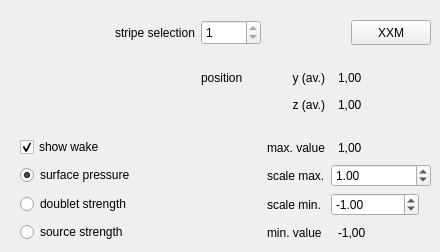
      <widget class="QWidget" name="graphSection">
       <attribute name="title">
        <string>Section</string>
       </attribute>
       <widget class="QWidget" name="gridLayoutWidget_8">
        <property name="geometry">
         <rect>
          <x>20</x>
          <y>20</y>
          <width>411</width>
          <height>223</height>
         </rect>
        </property>
        <layout class="QGridLayout" name="graphicsSectionPanelingLayout">
         <item row="9" column="0">
          <widget class="QRadioButton" name="graphicsSectionRenderCP">
           <property name="sizePolicy">
            <sizepolicy hsizetype="MinimumExpanding" vsizetype="Fixed">
             <horstretch>0</horstretch>
             <verstretch>0</verstretch>
            </sizepolicy>
           </property>
           <property name="text">
            <string>surface pressure</string>
           </property>
           <property name="checked">
            <bool>true</bool>
           </property>
          </widget>
         </item>
         <item row="10" column="3">
          <widget class="QDoubleSpinBox" name="doubleGraphicsSectionScaleMin">
           <property name="sizePolicy">
            <sizepolicy hsizetype="Fixed" vsizetype="Fixed">
             <horstretch>1</horstretch>
             <verstretch>0</verstretch>
            </sizepolicy>
           </property>
           <property name="minimumSize">
            <size>
             <width>80</width>
             <height>21</height>
            </size>
           </property>
           <property name="baseSize">
            <size>
             <width>80</width>
             <height>0</height>
            </size>
           </property>
           <property name="minimum">
            <double>-1000000000.000000000000000</double>
           </property>
           <property name="maximum">
            <double>1000000000.000000000000000</double>
           </property>
           <property name="singleStep">
            <double>0.100000000000000</double>
           </property>
           <property name="value">
            <double>-1.000000000000000</double>
           </property>
          </widget>
         </item>
         <item row="11" column="3">
          <widget class="QLabel" name="graphicsSectionRangeMin">
           <property name="sizePolicy">
            <sizepolicy hsizetype="Fixed" vsizetype="Preferred">
             <horstretch>0</horstretch>
             <verstretch>0</verstretch>
            </sizepolicy>
           </property>
           <property name="minimumSize">
            <size>
             <width>0</width>
             <height>21</height>
            </size>
           </property>
           <property name="baseSize">
            <size>
             <width>80</width>
             <height>0</height>
            </size>
           </property>
           <property name="text">
            <string>-1,00</string>
           </property>
           <property name="indent">
            <number>7</number>
           </property>
          </widget>
         </item>
         <item row="10" column="0">
          <widget class="QRadioButton" name="graphicsSectionRenderDoublet">
           <property name="sizePolicy">
            <sizepolicy hsizetype="MinimumExpanding" vsizetype="Fixed">
             <horstretch>0</horstretch>
             <verstretch>0</verstretch>
            </sizepolicy>
           </property>
           <property name="text">
            <string>doublet strength</string>
           </property>
          </widget>
         </item>
         <item row="0" column="3">
          <widget class="QPushButton" name="graphicsSectionSelectModel">
           <property name="enabled">
            <bool>true</bool>
           </property>
           <property name="sizePolicy">
            <sizepolicy hsizetype="Fixed" vsizetype="Fixed">
             <horstretch>0</horstretch>
             <verstretch>0</verstretch>
            </sizepolicy>
           </property>
           <property name="minimumSize">
            <size>
             <width>60</width>
             <height>25</height>
            </size>
           </property>
           <property name="baseSize">
            <size>
             <width>60</width>
             <height>25</height>
            </size>
           </property>
           <property name="layoutDirection">
            <enum>Qt::RightToLeft</enum>
           </property>
           <property name="text">
            <string>XXM</string>
           </property>
          </widget>
         </item>
         <item row="9" column="2">
          <widget class="QLabel" name="labelGraphicsSectionScaleMax">
           <property name="text">
            <string>scale max.</string>
           </property>
          </widget>
         </item>
         <item row="4" column="0">
          <spacer name="verticalSpacer_3">
           <property name="orientation">
            <enum>Qt::Vertical</enum>
           </property>
           <property name="sizeType">
            <enum>QSizePolicy::MinimumExpanding</enum>
           </property>
           <property name="sizeHint" stdset="0">
            <size>
             <width>20</width>
             <height>13</height>
            </size>
           </property>
          </spacer>
         </item>
         <item row="7" column="0">
          <spacer name="verticalSpacer_4">
           <property name="orientation">
            <enum>Qt::Vertical</enum>
           </property>
           <property name="sizeType">
            <enum>QSizePolicy::MinimumExpanding</enum>
           </property>
           <property name="sizeHint" stdset="0">
            <size>
             <width>20</width>
             <height>13</height>
            </size>
           </property>
          </spacer>
         </item>
         <item row="10" column="2">
          <widget class="QLabel" name="labelGraphicsSectionScaleMin">
           <property name="text">
            <string>scale min.</string>
           </property>
          </widget>
         </item>
         <item row="11" column="0">
          <widget class="QRadioButton" name="graphicsSectionRenderSource">
           <property name="sizePolicy">
            <sizepolicy hsizetype="MinimumExpanding" vsizetype="Fixed">
             <horstretch>0</horstretch>
             <verstretch>0</verstretch>
            </sizepolicy>
           </property>
           <property name="text">
            <string>source strength</string>
           </property>
          </widget>
         </item>
         <item row="9" column="3">
          <widget class="QDoubleSpinBox" name="doubleGraphicsSectionScaleMax">
           <property name="enabled">
            <bool>true</bool>
           </property>
           <property name="sizePolicy">
            <sizepolicy hsizetype="Fixed" vsizetype="Fixed">
             <horstretch>1</horstretch>
             <verstretch>0</verstretch>
            </sizepolicy>
           </property>
           <property name="minimumSize">
            <size>
             <width>100</width>
             <height>21</height>
            </size>
           </property>
           <property name="baseSize">
            <size>
             <width>80</width>
             <height>22</height>
            </size>
           </property>
           <property name="prefix">
            <string notr="true"/>
           </property>
           <property name="suffix">
            <string notr="true"/>
           </property>
           <property name="minimum">
            <double>-1000000000.000000000000000</double>
           </property>
           <property name="maximum">
            <double>1000000000.000000000000000</double>
           </property>
           <property name="singleStep">
            <double>0.100000000000000</double>
           </property>
           <property name="value">
            <double>1.000000000000000</double>
           </property>
          </widget>
         </item>
         <item row="11" column="2">
          <widget class="QLabel" name="labelGraphicsSectionRangeMin">
           <property name="text">
            <string>min. value</string>
           </property>
          </widget>
         </item>
         <item row="0" column="1">
          <widget class="QSpinBox" name="graphicsSectionSelectStripe">
           <property name="minimumSize">
            <size>
             <width>60</width>
             <height>25</height>
            </size>
           </property>
           <property name="font">
            <font>
             <pointsize>9</pointsize>
             <weight>50</weight>
             <bold>false</bold>
            </font>
           </property>
           <property name="minimum">
            <number>1</number>
           </property>
           <property name="maximum">
            <number>1</number>
           </property>
          </widget>
         </item>
         <item row="8" column="2">
          <widget class="QLabel" name="labelGraphicsSectionRangeMax">
           <property name="text">
            <string>max. value</string>
           </property>
          </widget>
         </item>
         <item row="0" column="0" alignment="Qt::AlignRight">
          <widget class="QLabel" name="labelGraphicsSectionSelect">
           <property name="text">
            <string>stripe selection</string>
           </property>
           <property name="margin">
            <number>4</number>
           </property>
          </widget>
         </item>
         <item row="5" column="2">
          <widget class="QLabel" name="labelGraphicsSectionY">
           <property name="text">
            <string>y (av.)</string>
           </property>
           <property name="alignment">
            <set>Qt::AlignRight|Qt::AlignTrailing|Qt::AlignVCenter</set>
           </property>
          </widget>
         </item>
         <item row="8" column="3">
          <widget class="QLabel" name="graphicsSectionRangeMax">
           <property name="sizePolicy">
            <sizepolicy hsizetype="Fixed" vsizetype="Preferred">
             <horstretch>0</horstretch>
             <verstretch>0</verstretch>
            </sizepolicy>
           </property>
           <property name="minimumSize">
            <size>
             <width>0</width>
             <height>21</height>
            </size>
           </property>
           <property name="baseSize">
            <size>
             <width>80</width>
             <height>0</height>
            </size>
           </property>
           <property name="text">
            <string>1,00</string>
           </property>
           <property name="indent">
            <number>7</number>
           </property>
          </widget>
         </item>
         <item row="6" column="2">
          <widget class="QLabel" name="labelGraphicsSectionZ">
           <property name="text">
            <string>z (av.)</string>
           </property>
           <property name="alignment">
            <set>Qt::AlignRight|Qt::AlignTrailing|Qt::AlignVCenter</set>
           </property>
          </widget>
         </item>
         <item row="5" column="3">
          <widget class="QLabel" name="graphicsSectionY">
           <property name="sizePolicy">
            <sizepolicy hsizetype="Fixed" vsizetype="Preferred">
             <horstretch>0</horstretch>
             <verstretch>0</verstretch>
            </sizepolicy>
           </property>
           <property name="minimumSize">
            <size>
             <width>0</width>
             <height>21</height>
            </size>
           </property>
           <property name="baseSize">
            <size>
             <width>80</width>
             <height>0</height>
            </size>
           </property>
           <property name="text">
            <string>1,00</string>
           </property>
           <property name="indent">
            <number>7</number>
           </property>
          </widget>
         </item>
         <item row="6" column="3">
          <widget class="QLabel" name="graphicsSectionZ">
           <property name="sizePolicy">
            <sizepolicy hsizetype="Fixed" vsizetype="Preferred">
             <horstretch>0</horstretch>
             <verstretch>0</verstretch>
            </sizepolicy>
           </property>
           <property name="minimumSize">
            <size>
             <width>0</width>
             <height>21</height>
            </size>
           </property>
           <property name="baseSize">
            <size>
             <width>80</width>
             <height>0</height>
            </size>
           </property>
           <property name="text">
            <string>1,00</string>
           </property>
           <property name="indent">
            <number>7</number>
           </property>
          </widget>
         </item>
         <item row="8" column="0">
          <widget class="QCheckBox" name="graphicsSectionShowWake">
           <property name="sizePolicy">
            <sizepolicy hsizetype="MinimumExpanding" vsizetype="Fixed">
             <horstretch>0</horstretch>
             <verstretch>0</verstretch>
            </sizepolicy>
           </property>
           <property name="text">
            <string>show wake</string>
           </property>
           <property name="checked">
            <bool>true</bool>
           </property>
          </widget>
         </item>
         <item row="5" column="1">
          <widget class="QLabel" name="labelGraphicsSectionPosition">
           <property name="text">
            <string>position</string>
           </property>
           <property name="margin">
            <number>4</number>
           </property>
          </widget>
         </item>
        </layout>
       </widget>
      </widget>
